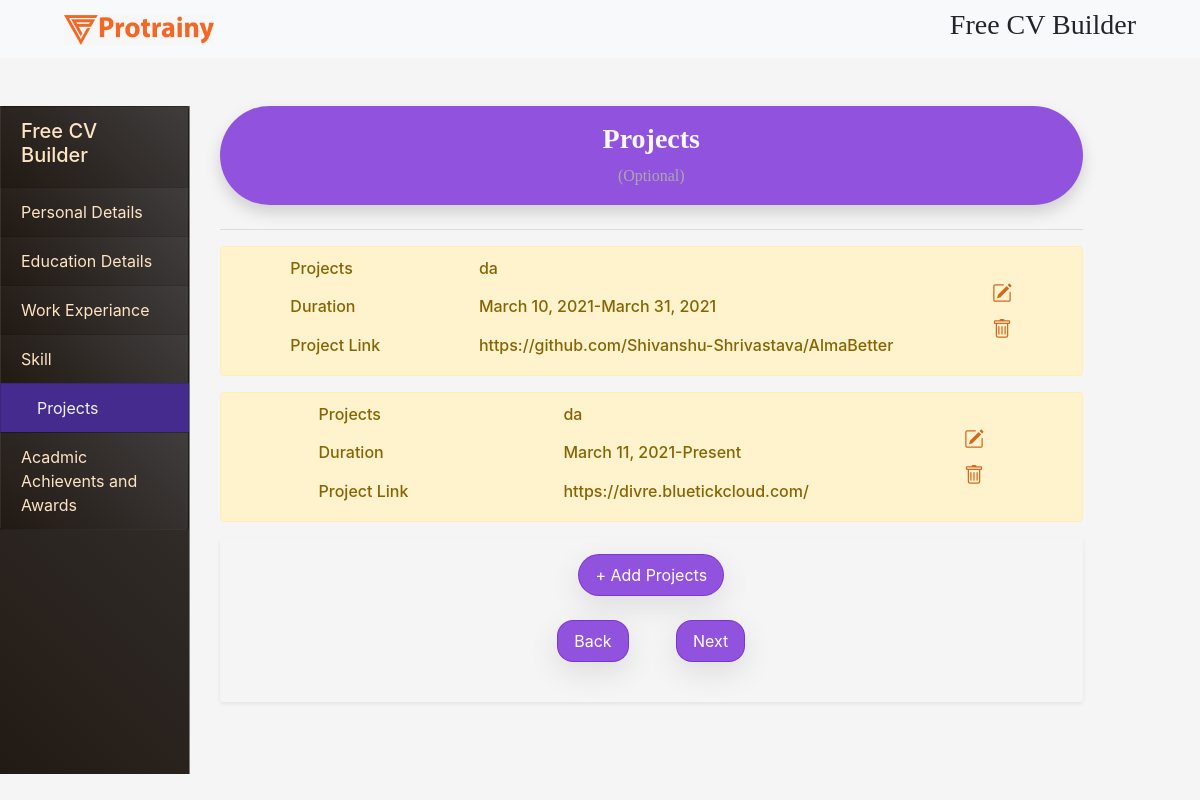
The app's page /project, older data.
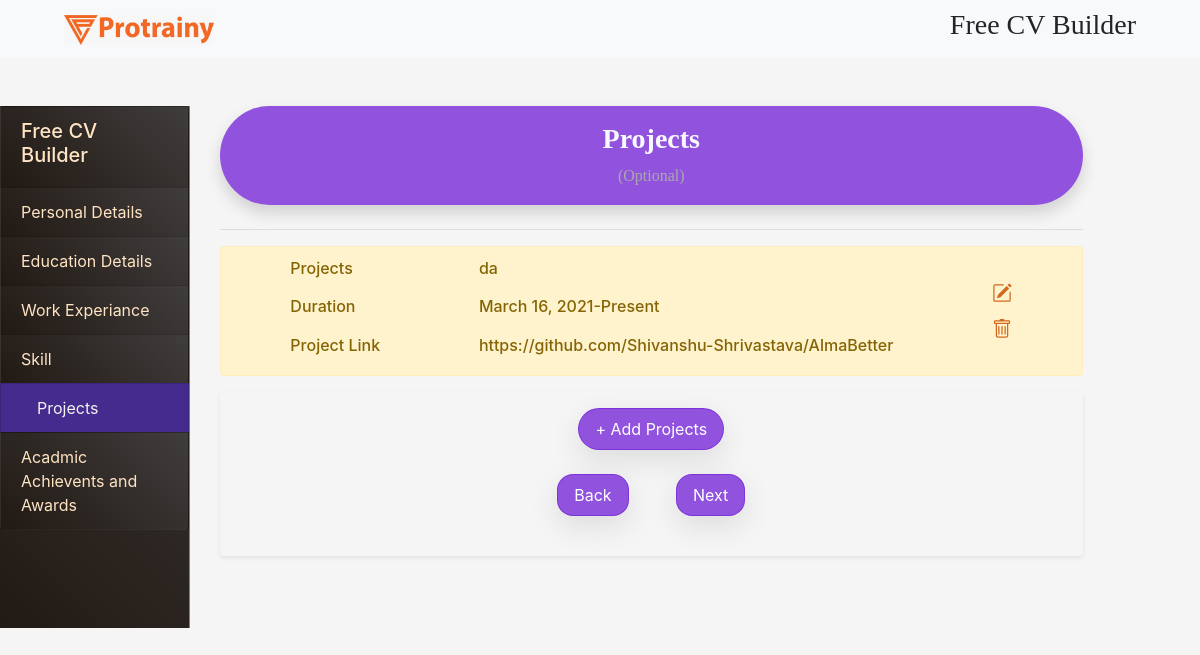
The same page, newer data.
### resume_maker/models.py (models this page shows, shortened)
class Projects(models.Model):
    person = models.ForeignKey(Person,on_delete=models.CASCADE)
    project = models.CharField(max_length=150)
    start_dt = models.DateField()
    end_dt = models.DateField(null = True,blank = True)
    running = models.BooleanField(default = False)
    project_link = models.URLField(blank=True,null=True)

### resume_maker/views.py (the view)
# urls.py: path('project', views.pro, name='project'),
def pro(request):
    show = True
    person = Person.objects.last()
    prjcts = Projects.objects.filter(person=person)
    if request.method == "POST":
        next = True
        form = ProjectsForm(request.POST)
        if form.is_valid():
            cd = form.cleaned_data
            project = cd.get('project')
            start_dt = cd.get('start_dt')
            end_dt = cd.get('end_dt')
            running = cd.get('running')
            project_link = cd.get('project_link')
            data = Projects(project=project, start_dt=start_dt, end_dt=end_dt, running=running,
                            project_link=project_link, person=person)
            temp = Projects.objects.filter(project=project, start_dt=start_dt, end_dt=end_dt, running=running,
                                           project_link=project_link, person=person)
            if temp.exists():
                temp.update(project=project, start_dt=start_dt, end_dt=end_dt, running=running,
                            project_link=project_link, person=person)
            else:
                data.save()
            form = ProjectsForm()
            show = True
            return render(request, "project.html", {'next': next, "prjct": form, "data": prjcts, "show": show})
    else:
        form = ProjectsForm()
        next = False
    return render(request, "project.html", {'next': next, "prjct": form, "show": show, "data": prjcts})

### templates/project.html (shortened to what the changed rows need)
{% extends "getinput.html" %}
{% load crispy_forms_tags %}
{% block content %}
    <main class="row">
        <section class="col-md-9 my-4 col-sm-12">
            <div class="container">
                {% with count=1 %}
                    {% for i in data %}
                        <div id="del">
                            <div class="alert alert-warning" role="alert">
                                <div class="d-flex justify-content-around flex-wrap ">
                                    <div class="d-flex flex-column justify-content-between flex-wrap ">
                                        <h6 class="text-capitalize">Projects</h6>
                                        <h6 class="text-capitalize">Duration</h6>
                                        <h6 class="text-capitalize">Project Link</h6>
                                    </div>
                                    <div class="d-flex flex-column justify-content-between flex-wrap ">
                                        <h6 class="">{{ i.project }}</h6>
                                        {% if i.end_dt != None %}
                                            <h6 class="">{{ i.start_dt }}-{{ i.end_dt }}</h6>
                                        {% endif %}
                                        {% if i.end_dt == None %}
                                            <h6 class="">{{ i.start_dt }}-Present</h6>
                                        {% endif %}
                                        <h6 class="">{{ i.project_link }}</h6>
                                    </div>
                                    <div class="d-flex flex-column flex-wrap my-4" style="max-width: 200px">
                                        <svg data-toggle="modal" data-target="#exampleModalCenter{{ forloop.counter }}"
                                             xmlns="http://www.w3.org/2000/svg" width="20" height="20"
                                             fill="currentColor"
                                             class="bi bi-pencil-square " viewBox="0 0 16 16">
                                            <path d="M15.502 1.94a.5.5 0 0 1 0 .706L14.459 3.69l-2-2L13.502.646a.5.5 0 0 1 .707 0l1.293 1.293zm-1.75 2.456l-2-2L4.939 9.21a.5.5 0 0 0-.121.196l-.805 2.414a.25.25 0 0 0 .316.316l2.414-.805a.5.5 0 0 0 .196-.12l6.813-6.814z"/>
                                            <path fill-rule="evenodd"
                                                  d="M1 13.5A1.5 1.5 0 0 0 2.5 15h11a1.5 1.5 0 0 0 1.5-1.5v-6a.5.5 0 0 0-1 0v6a.5.5 0 0 1-.5.5h-11a.5.5 0 0 1-.5-.5v-11a.5.5 0 0 1 .5-.5H9a.5.5 0 0 0 0-1H2.5A1.5 1.5 0 0 0 1 2.5v11z"/>
                                        </svg>
                                        <a href="project/{{ i.id }}">
                                        </a>
                                    </div>
                                </div>
                            </div>
                        </div>
                    {% endfor %}
                {% endwith %}
            </div>
        </section>
    </main>
{% endblock %}

Row changes from the older to the newer data that the page shows:
no longer on this page (row unchanged): Projects: project "da", start_dt "March 10, 2021", end_dt "March 31, 2021", project_link "https://github.com/Shivanshu-Shrivastava/AlmaBetter"
no longer on this page (row unchanged): Projects: project "da", start_dt "March 11, 2021", project_link "https://divre.bluetickcloud.com/"
added Projects: project "da", start_dt "March 16, 2021", project_link "https://github.com/Shivanshu-Shrivastava/AlmaBetter"
